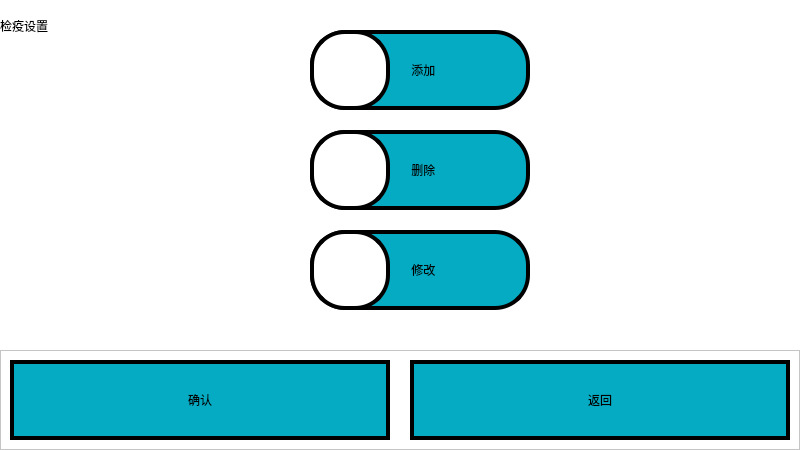
<?xml version="1.0" encoding="UTF-8"?>
<ui version="4.0">
 <class>EditForm</class>
 <widget class="QWidget" name="EditForm">
  <property name="geometry">
   <rect>
    <x>0</x>
    <y>0</y>
    <width>800</width>
    <height>450</height>
   </rect>
  </property>
  <property name="windowTitle">
   <string>Form</string>
  </property>
  <property name="styleSheet">
   <string notr="true">background-color: rgb(255, 255, 255);</string>
  </property>
  <widget class="QStackedWidget" name="stackedWidget">
   <property name="geometry">
    <rect>
     <x>0</x>
     <y>0</y>
     <width>800</width>
     <height>350</height>
    </rect>
   </property>
   <property name="styleSheet">
    <string notr="true"/>
   </property>
   <widget class="QWidget" name="page">
    <widget class="QLabel" name="delete_icon_label">
     <property name="geometry">
      <rect>
       <x>310</x>
       <y>130</y>
       <width>80</width>
       <height>80</height>
      </rect>
     </property>
     <property name="styleSheet">
      <string notr="true">font: 20pt &quot;幼圆&quot;;
border:4px solid rgb(0,0,0);
background-color: rgb(255, 255, 255);
border-radius: 35px;

</string>
     </property>
     <property name="text">
      <string/>
     </property>
    </widget>
    <widget class="QPushButton" name="btnAdd">
     <property name="geometry">
      <rect>
       <x>310</x>
       <y>30</y>
       <width>220</width>
       <height>80</height>
      </rect>
     </property>
     <property name="styleSheet">
      <string notr="true">QPushButton {
font: 20pt &quot;宋体&quot;;
border:4px solid rgb(0,0,0);
background-color:#05abc2;
border-radius: 35px;
}

QPushButton:pressed{
background-color: rgb(255, 0, 0);
}
</string>
     </property>
     <property name="text">
      <string>  添加</string>
     </property>
    </widget>
    <widget class="QPushButton" name="btnModify">
     <property name="geometry">
      <rect>
       <x>310</x>
       <y>230</y>
       <width>220</width>
       <height>80</height>
      </rect>
     </property>
     <property name="styleSheet">
      <string notr="true">QPushButton {
font: 20pt &quot;宋体&quot;;
border:4px solid rgb(0,0,0);
background-color:#05abc2;
border-radius: 35px;
}

QPushButton:pressed{
background-color: rgb(255, 0, 0);
}
</string>
     </property>
     <property name="text">
      <string>  修改</string>
     </property>
    </widget>
    <widget class="QLabel" name="label">
     <property name="geometry">
      <rect>
       <x>0</x>
       <y>0</y>
       <width>121</width>
       <height>51</height>
      </rect>
     </property>
     <property name="styleSheet">
      <string notr="true">font: 20pt &quot;宋体&quot;;</string>
     </property>
     <property name="text">
      <string>检疫设置</string>
     </property>
    </widget>
    <widget class="QLabel" name="add_icon_label">
     <property name="geometry">
      <rect>
       <x>310</x>
       <y>30</y>
       <width>80</width>
       <height>80</height>
      </rect>
     </property>
     <property name="styleSheet">
      <string notr="true">font: 20pt &quot;幼圆&quot;;
border:4px solid rgb(0,0,0);
background-color: rgb(255, 255, 255);
border-radius: 35px;

</string>
     </property>
     <property name="text">
      <string/>
     </property>
    </widget>
    <widget class="QPushButton" name="btnDelete">
     <property name="geometry">
      <rect>
       <x>310</x>
       <y>130</y>
       <width>220</width>
       <height>80</height>
      </rect>
     </property>
     <property name="styleSheet">
      <string notr="true">QPushButton {
font: 20pt &quot;宋体&quot;;
border:4px solid rgb(0,0,0);
background-color:#05abc2;
border-radius: 35px;
}

QPushButton:pressed{
background-color: rgb(255, 0, 0);
}
</string>
     </property>
     <property name="text">
      <string>  删除</string>
     </property>
    </widget>
    <widget class="QLabel" name="edit_icon_label">
     <property name="geometry">
      <rect>
       <x>310</x>
       <y>230</y>
       <width>80</width>
       <height>80</height>
      </rect>
     </property>
     <property name="styleSheet">
      <string notr="true">font: 20pt &quot;幼圆&quot;;
border:4px solid rgb(0,0,0);
background-color: rgb(255, 255, 255);
border-radius: 35px;

</string>
     </property>
     <property name="text">
      <string/>
     </property>
    </widget>
    <zorder>btnAdd</zorder>
    <zorder>btnModify</zorder>
    <zorder>label</zorder>
    <zorder>add_icon_label</zorder>
    <zorder>btnDelete</zorder>
    <zorder>edit_icon_label</zorder>
    <zorder>delete_icon_label</zorder>
   </widget>
   <widget class="QWidget" name="page2">
    <widget class="QLabel" name="label_5">
     <property name="geometry">
      <rect>
       <x>0</x>
       <y>0</y>
       <width>378</width>
       <height>27</height>
      </rect>
     </property>
     <property name="styleSheet">
      <string notr="true">font: 20pt &quot;宋体&quot;;</string>
     </property>
     <property name="text">
      <string>添加试剂卡</string>
     </property>
    </widget>
    <widget class="QLabel" name="label_4">
     <property name="geometry">
      <rect>
       <x>190</x>
       <y>190</y>
       <width>151</width>
       <height>44</height>
      </rect>
     </property>
     <property name="styleSheet">
      <string notr="true">font: 20pt &quot;宋体&quot;;</string>
     </property>
     <property name="text">
      <string>列</string>
     </property>
    </widget>
    <widget class="QLabel" name="label_3">
     <property name="geometry">
      <rect>
       <x>190</x>
       <y>110</y>
       <width>151</width>
       <height>44</height>
      </rect>
     </property>
     <property name="styleSheet">
      <string notr="true">font: 20pt &quot;宋体&quot;;</string>
     </property>
     <property name="text">
      <string>行</string>
     </property>
    </widget>
    <widget class="QLineEdit" name="nameLine">
     <property name="geometry">
      <rect>
       <x>390</x>
       <y>30</y>
       <width>230</width>
       <height>70</height>
      </rect>
     </property>
     <property name="sizePolicy">
      <sizepolicy hsizetype="Preferred" vsizetype="Fixed">
       <horstretch>0</horstretch>
       <verstretch>0</verstretch>
      </sizepolicy>
     </property>
     <property name="styleSheet">
      <string notr="true">font: 20pt &quot;宋体&quot;;
color: rgb(255, 255, 255);
background-color: rgb(0, 0, 0);</string>
     </property>
    </widget>
    <widget class="QComboBox" name="colCb">
     <property name="geometry">
      <rect>
       <x>390</x>
       <y>190</y>
       <width>230</width>
       <height>70</height>
      </rect>
     </property>
     <property name="styleSheet">
      <string notr="true">QComboBox::drop-down{
width:56px;  height:56px;
}

QComboBox{
font: 20pt &quot;宋体&quot;;
color: rgb(255, 255, 255);
background-color: rgb(0, 0, 0);
}

QComboBox QAbstractItemView {
	background-color: rgb(0, 0, 0);/*背景颜色*/
    padding: 1px 2px 1px 2px;  /*针对于组合框中的文本内容*/
	color: rgb(255,255,255)
}</string>
     </property>
    </widget>
    <widget class="QComboBox" name="rowCb">
     <property name="geometry">
      <rect>
       <x>390</x>
       <y>110</y>
       <width>230</width>
       <height>70</height>
      </rect>
     </property>
     <property name="styleSheet">
      <string notr="true">QComboBox::drop-down{
width:56px;  height:56px;
}

QComboBox{
font: 20pt &quot;宋体&quot;;
color: rgb(255, 255, 255);
background-color: rgb(0, 0, 0);
}

QComboBox QAbstractItemView {
	background-color: rgb(0, 0, 0);/*背景颜色*/
    padding: 1px 2px 1px 2px;  /*针对于组合框中的文本内容*/
	color: rgb(255,255,255)
}</string>
     </property>
    </widget>
    <widget class="QLabel" name="label_2">
     <property name="geometry">
      <rect>
       <x>130</x>
       <y>40</y>
       <width>211</width>
       <height>44</height>
      </rect>
     </property>
     <property name="styleSheet">
      <string notr="true">font: 20pt &quot;宋体&quot;;</string>
     </property>
     <property name="text">
      <string>试剂卡型号</string>
     </property>
    </widget>
   </widget>
   <widget class="QWidget" name="page3">
    <widget class="QLabel" name="label_6">
     <property name="geometry">
      <rect>
       <x>0</x>
       <y>0</y>
       <width>161</width>
       <height>47</height>
      </rect>
     </property>
     <property name="styleSheet">
      <string notr="true">font: 20pt &quot;宋体&quot;;</string>
     </property>
     <property name="text">
      <string>删除试剂卡</string>
     </property>
    </widget>
    <widget class="QComboBox" name="deleteCb">
     <property name="geometry">
      <rect>
       <x>380</x>
       <y>140</y>
       <width>230</width>
       <height>70</height>
      </rect>
     </property>
     <property name="sizePolicy">
      <sizepolicy hsizetype="Preferred" vsizetype="Preferred">
       <horstretch>0</horstretch>
       <verstretch>0</verstretch>
      </sizepolicy>
     </property>
     <property name="styleSheet">
      <string notr="true">QComboBox::drop-down{
width:56px;  height:56px;
}

QComboBox{
font: 20pt &quot;宋体&quot;;
color: rgb(255, 255, 255);
background-color: rgb(0, 0, 0);
}

QComboBox QAbstractItemView {
	background-color: rgb(0, 0, 0);/*背景颜色*/
    padding: 1px 2px 1px 2px;  /*针对于组合框中的文本内容*/
	color: rgb(255,255,255)
}</string>
     </property>
    </widget>
    <widget class="QLabel" name="label_7">
     <property name="geometry">
      <rect>
       <x>140</x>
       <y>140</y>
       <width>181</width>
       <height>71</height>
      </rect>
     </property>
     <property name="styleSheet">
      <string notr="true">font: 20pt &quot;宋体&quot;;</string>
     </property>
     <property name="text">
      <string>试剂卡型号</string>
     </property>
    </widget>
   </widget>
   <widget class="QWidget" name="page4">
    <widget class="QComboBox" name="editCb">
     <property name="geometry">
      <rect>
       <x>340</x>
       <y>110</y>
       <width>230</width>
       <height>70</height>
      </rect>
     </property>
     <property name="sizePolicy">
      <sizepolicy hsizetype="Preferred" vsizetype="Preferred">
       <horstretch>0</horstretch>
       <verstretch>0</verstretch>
      </sizepolicy>
     </property>
     <property name="styleSheet">
      <string notr="true">QComboBox::drop-down{
width:56px;  height:56px;
}

QComboBox{
font: 20pt &quot;宋体&quot;;
color: rgb(255, 255, 255);
background-color: rgb(0, 0, 0);
}

QComboBox QAbstractItemView {
	background-color: rgb(0, 0, 0);/*背景颜色*/
    padding: 1px 2px 1px 2px;  /*针对于组合框中的文本内容*/
	color: rgb(255,255,255)
}</string>
     </property>
    </widget>
    <widget class="QLabel" name="label_9">
     <property name="geometry">
      <rect>
       <x>90</x>
       <y>110</y>
       <width>180</width>
       <height>70</height>
      </rect>
     </property>
     <property name="styleSheet">
      <string notr="true">font: 20pt &quot;宋体&quot;;</string>
     </property>
     <property name="text">
      <string>试剂卡型号</string>
     </property>
    </widget>
    <widget class="QLabel" name="label_8">
     <property name="geometry">
      <rect>
       <x>0</x>
       <y>0</y>
       <width>161</width>
       <height>47</height>
      </rect>
     </property>
     <property name="styleSheet">
      <string notr="true">font: 20pt &quot;宋体&quot;;</string>
     </property>
     <property name="text">
      <string>修改试剂卡</string>
     </property>
    </widget>
   </widget>
   <widget class="QWidget" name="page5">
    <widget class="QTableView" name="reagentTable">
     <property name="geometry">
      <rect>
       <x>10</x>
       <y>10</y>
       <width>781</width>
       <height>334</height>
      </rect>
     </property>
     <property name="styleSheet">
      <string notr="true">#reagentTable
{	
font: 20pt &quot;宋体&quot;;
border:4px solid rgb(0,0,0);
background-color:rgb(255,255,255);
}

QComboBox {
   font: 20pt &quot;宋体&quot;;
	color: rgb(255, 255, 255);
	background-color: rgb(0, 0, 0);
}

QComboBox QAbstractItemView {
	background-color: rgb(0, 0, 0);/*背景颜色*/
    padding: 1px 2px 1px 2px;  /*针对于组合框中的文本内容*/
	color: rgb(255,255,255)
}</string>
     </property>
    </widget>
   </widget>
  </widget>
  <widget class="QFrame" name="frame">
   <property name="geometry">
    <rect>
     <x>0</x>
     <y>350</y>
     <width>800</width>
     <height>100</height>
    </rect>
   </property>
   <property name="frameShape">
    <enum>QFrame::StyledPanel</enum>
   </property>
   <property name="frameShadow">
    <enum>QFrame::Raised</enum>
   </property>
   <widget class="QPushButton" name="btnConfirm">
    <property name="geometry">
     <rect>
      <x>10</x>
      <y>10</y>
      <width>380</width>
      <height>80</height>
     </rect>
    </property>
    <property name="styleSheet">
     <string notr="true">QPushButton {
font: 20pt &quot;宋体&quot;;
border:4px solid rgb(0,0,0);
background-color:#05abc2;
}

QPushButton:pressed{
background-color: rgb(255, 0, 0);
}
</string>
    </property>
    <property name="text">
     <string>确认</string>
    </property>
   </widget>
   <widget class="QPushButton" name="btnReturn">
    <property name="geometry">
     <rect>
      <x>410</x>
      <y>10</y>
      <width>380</width>
      <height>80</height>
     </rect>
    </property>
    <property name="styleSheet">
     <string notr="true">QPushButton {
font: 20pt &quot;宋体&quot;;
border:4px solid rgb(0,0,0);
background-color:#05abc2;
}

QPushButton:pressed{
background-color: rgb(255, 0, 0);
}
</string>
    </property>
    <property name="text">
     <string>返回</string>
    </property>
   </widget>
  </widget>
 </widget>
 <resources/>
 <connections/>
</ui>
